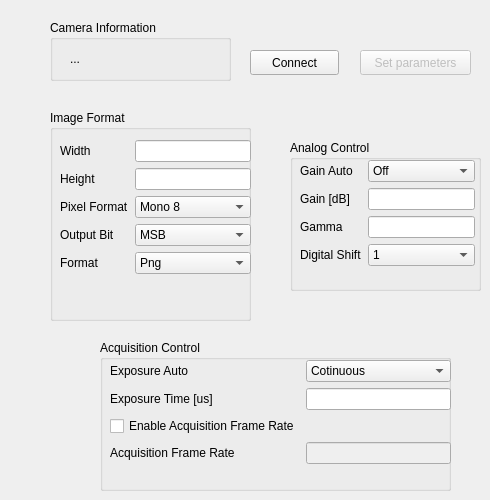
    <widget class="QWidget" name="cameraParameters">
     <attribute name="title">
      <string>Camera parameters</string>
     </attribute>
     <widget class="QGroupBox" name="groupBox">
      <property name="geometry">
       <rect>
        <x>50</x>
        <y>110</y>
        <width>201</width>
        <height>211</height>
       </rect>
      </property>
      <property name="title">
       <string>Image Format</string>
      </property>
      <widget class="QWidget" name="formLayoutWidget">
       <property name="geometry">
        <rect>
         <x>10</x>
         <y>30</y>
         <width>191</width>
         <height>161</height>
        </rect>
       </property>
       <layout class="QFormLayout" name="formLayout">
        <item row="0" column="0">
         <widget class="QLabel" name="label_2">
          <property name="text">
           <string>Width</string>
          </property>
         </widget>
        </item>
        <item row="1" column="0">
         <widget class="QLabel" name="label_3">
          <property name="text">
           <string>Height</string>
          </property>
         </widget>
        </item>
        <item row="2" column="0">
         <widget class="QLabel" name="label_4">
          <property name="text">
           <string>Pixel Format</string>
          </property>
         </widget>
        </item>
        <item row="0" column="1">
         <widget class="QLineEdit" name="editWidth"/>
        </item>
        <item row="1" column="1">
         <widget class="QLineEdit" name="editHeight"/>
        </item>
        <item row="2" column="1">
         <widget class="QComboBox" name="comboBoxPixelFormat">
          <item>
           <property name="text">
            <string>Mono 8</string>
           </property>
          </item>
          <item>
           <property name="text">
            <string>Mono 12</string>
           </property>
          </item>
          <item>
           <property name="text">
            <string>Mono 12p</string>
           </property>
          </item>
         </widget>
        </item>
        <item row="3" column="0">
         <widget class="QLabel" name="label_8">
          <property name="text">
           <string>Output Bit</string>
          </property>
         </widget>
        </item>
        <item row="3" column="1">
         <widget class="QComboBox" name="comboBoxOutputBit">
          <item>
           <property name="text">
            <string>MSB</string>
           </property>
          </item>
          <item>
           <property name="text">
            <string>LSB</string>
           </property>
          </item>
         </widget>
        </item>
        <item row="4" column="0">
         <widget class="QLabel" name="label_9">
          <property name="text">
           <string>Format</string>
          </property>
         </widget>
        </item>
        <item row="4" column="1">
         <widget class="QComboBox" name="comboBoxFormat">
          <item>
           <property name="text">
            <string>Png</string>
           </property>
          </item>
          <item>
           <property name="text">
            <string>Tiff</string>
           </property>
          </item>
          <item>
           <property name="text">
            <string>Raw</string>
           </property>
          </item>
         </widget>
        </item>
       </layout>
      </widget>
     </widget>
     <widget class="QGroupBox" name="groupBox_2">
      <property name="geometry">
       <rect>
        <x>100</x>
        <y>340</y>
        <width>351</width>
        <height>151</height>
       </rect>
      </property>
      <property name="title">
       <string>Acquisition Control</string>
      </property>
      <widget class="QWidget" name="formLayoutWidget_2">
       <property name="geometry">
        <rect>
         <x>10</x>
         <y>20</y>
         <width>341</width>
         <height>121</height>
        </rect>
       </property>
       <layout class="QFormLayout" name="formLayout_2">
        <item row="0" column="0">
         <widget class="QLabel" name="label_5">
          <property name="text">
           <string>Exposure Auto</string>
          </property>
         </widget>
        </item>
        <item row="0" column="1">
         <widget class="QComboBox" name="comboBoxExposure">
          <property name="editable">
           <bool>false</bool>
          </property>
          <item>
           <property name="text">
            <string>Cotinuous</string>
           </property>
          </item>
          <item>
           <property name="text">
            <string>Off</string>
           </property>
          </item>
          <item>
           <property name="text">
            <string>Once</string>
           </property>
          </item>
         </widget>
        </item>
        <item row="1" column="0">
         <widget class="QLabel" name="label_6">
          <property name="text">
           <string>Exposure Time [us]</string>
          </property>
         </widget>
        </item>
        <item row="1" column="1">
         <widget class="QLineEdit" name="editExposure"/>
        </item>
        <item row="2" column="0">
         <widget class="QCheckBox" name="checkBoxAFR">
          <property name="text">
           <string>Enable Acquisition Frame Rate</string>
          </property>
          <property name="checked">
           <bool>false</bool>
          </property>
         </widget>
        </item>
        <item row="3" column="0">
         <widget class="QLabel" name="label_7">
          <property name="text">
           <string>Acquisition Frame Rate</string>
          </property>
         </widget>
        </item>
        <item row="3" column="1">
         <widget class="QLineEdit" name="editFrameRate">
          <property name="enabled">
           <bool>false</bool>
          </property>
         </widget>
        </item>
       </layout>
      </widget>
     </widget>
     <widget class="QGroupBox" name="groupBox_3">
      <property name="geometry">
       <rect>
        <x>50</x>
        <y>20</y>
        <width>181</width>
        <height>61</height>
       </rect>
      </property>
      <property name="title">
       <string>Camera Information</string>
      </property>
      <widget class="QLabel" name="labelCameraInfo">
       <property name="geometry">
        <rect>
         <x>20</x>
         <y>30</y>
         <width>151</width>
         <height>17</height>
        </rect>
       </property>
       <property name="text">
        <string>...</string>
       </property>
      </widget>
     </widget>
     <widget class="QPushButton" name="pushButtonConnect">
      <property name="geometry">
       <rect>
        <x>250</x>
        <y>50</y>
        <width>89</width>
        <height>25</height>
       </rect>
      </property>
      <property name="text">
       <string>Connect</string>
      </property>
      <property name="checkable">
       <bool>false</bool>
      </property>
     </widget>
     <widget class="QGroupBox" name="groupBox_4">
      <property name="geometry">
       <rect>
        <x>290</x>
        <y>140</y>
        <width>191</width>
        <height>151</height>
       </rect>
      </property>
      <property name="title">
       <string>Analog Control</string>
      </property>
      <widget class="QWidget" name="formLayoutWidget_3">
       <property name="geometry">
        <rect>
         <x>10</x>
         <y>20</y>
         <width>175</width>
         <height>121</height>
        </rect>
       </property>
       <layout class="QFormLayout" name="formLayout_3">
        <item row="0" column="0">
         <widget class="QLabel" name="label_11">
          <property name="text">
           <string>Gain Auto</string>
          </property>
         </widget>
        </item>
        <item row="0" column="1">
         <widget class="QComboBox" name="comboBoxGain">
          <item>
           <property name="text">
            <string>Off</string>
           </property>
          </item>
          <item>
           <property name="text">
            <string>On</string>
           </property>
          </item>
         </widget>
        </item>
        <item row="1" column="0">
         <widget class="QLabel" name="label_12">
          <property name="text">
           <string>Gain [dB]</string>
          </property>
         </widget>
        </item>
        <item row="1" column="1">
         <widget class="QLineEdit" name="editGain">
          <property name="text">
           <string/>
          </property>
         </widget>
        </item>
        <item row="2" column="0">
         <widget class="QLabel" name="label_13">
          <property name="text">
           <string>Gamma</string>
          </property>
         </widget>
        </item>
        <item row="2" column="1">
         <widget class="QLineEdit" name="editGamma"/>
        </item>
        <item row="3" column="0">
         <widget class="QLabel" name="label_14">
          <property name="text">
           <string>Digital Shift</string>
          </property>
         </widget>
        </item>
        <item row="3" column="1">
         <widget class="QComboBox" name="comboBoxDigitalShift">
          <item>
           <property name="text">
            <string>1</string>
           </property>
          </item>
          <item>
           <property name="text">
            <string>2</string>
           </property>
          </item>
          <item>
           <property name="text">
            <string>3</string>
           </property>
          </item>
          <item>
           <property name="text">
            <string>4</string>
           </property>
          </item>
         </widget>
        </item>
       </layout>
      </widget>
     </widget>
     <widget class="QPushButton" name="pushButtonSetParameters">
      <property name="enabled">
       <bool>false</bool>
      </property>
      <property name="geometry">
       <rect>
        <x>360</x>
        <y>50</y>
        <width>111</width>
        <height>25</height>
       </rect>
      </property>
      <property name="text">
       <string>Set parameters</string>
      </property>
     </widget>
    </widget>
